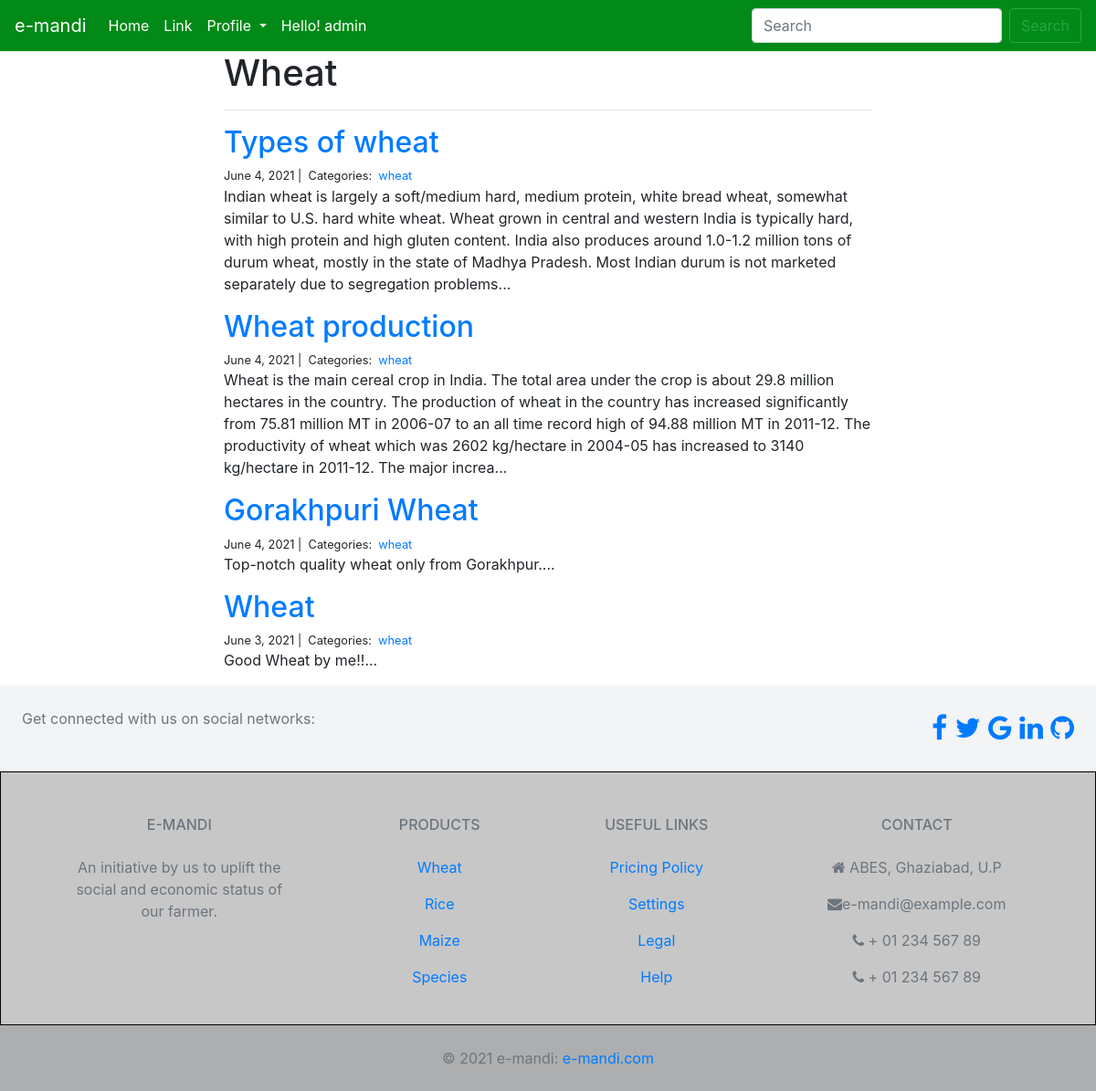
Screenshot of /upload_produces/wheat/ with the database file from the repository.
### upload_produces/models.py (models this page shows)
class Post(models.Model):
    objects =models.manager
    title = models.CharField(max_length=255)
    body = models.TextField()
    created_on = models.DateTimeField(auto_now_add=True)
    last_modified = models.DateTimeField(auto_now=True)
    categories = models.ManyToManyField('Category', related_name='posts')

class Category(models.Model):
    name = models.CharField(max_length=20)

### upload_produces/views.py (the view)
# urls.py: path("<category>/", views.produce_category, name="produce_category"),
def produce_category(request, category):
    posts = Post.objects.filter(
        categories__name__contains=category
    ).order_by(
        '-created_on'
    )
    context = {
        "category": category,
        "posts": posts
    }
    return render(request, "produce_category.html", context)

### upload_produces/templates/produce_category.html
{% extends "base.html" %}
{% block page_content %}
<div class="col-md-8 offset-md-2">
    <h1>{{ category | title }}</h1>
    <hr>
    {% for post in posts %}
        <h2><a href="{% url 'produce_detail' post.pk%}">{{ post.title }}</a></h2>
        <small>
            {{ post.created_on.date }} |&nbsp;
            Categories:&nbsp;
            {% for category in post.categories.all %}
            <a href="{% url 'produce_category' category.name %}">
                {{ category.name }}
            </a>&nbsp;
            {% endfor %}
        </small>
        <p>{{ post.body | slice:":400" }}...</p>
    {% endfor %}
</div>
{% endblock %}>

### rows the page displays
Post: title "Types of wheat", created_on "June 4, 2021", body "Indian wheat is largely a soft/medium hard, medium protein, white bread wheat, somewhat similar to U.S. hard white wheat. Wheat grown in central and western India is typically hard, with high protein and high gluten content. India also produces around 1.0-1.2 million tons of durum wheat, mostly in the state of Madhya Pradesh. Most Indian durum is not marketed separately due to segregation problems"
Category: name "wheat"
Post: title "Wheat production", created_on "June 4, 2021", body "Wheat is the main cereal crop in India. The total area under the crop is about 29.8 million hectares in the country. The production of wheat in the country has increased significantly from 75.81 million MT in 2006-07 to an all time record high of 94.88 million MT in 2011-12. The productivity of wheat which was 2602 kg/hectare in 2004-05 has increased to 3140 kg/hectare in 2011-12. The major increa"
Post: title "Gorakhpuri Wheat", created_on "June 4, 2021", body "Top-notch quality wheat only from Gorakhpur."
Post: title "Wheat", created_on "June 3, 2021", body "Good Wheat by me!!"

### other values shown
{{ category | title }} "Wheat"
